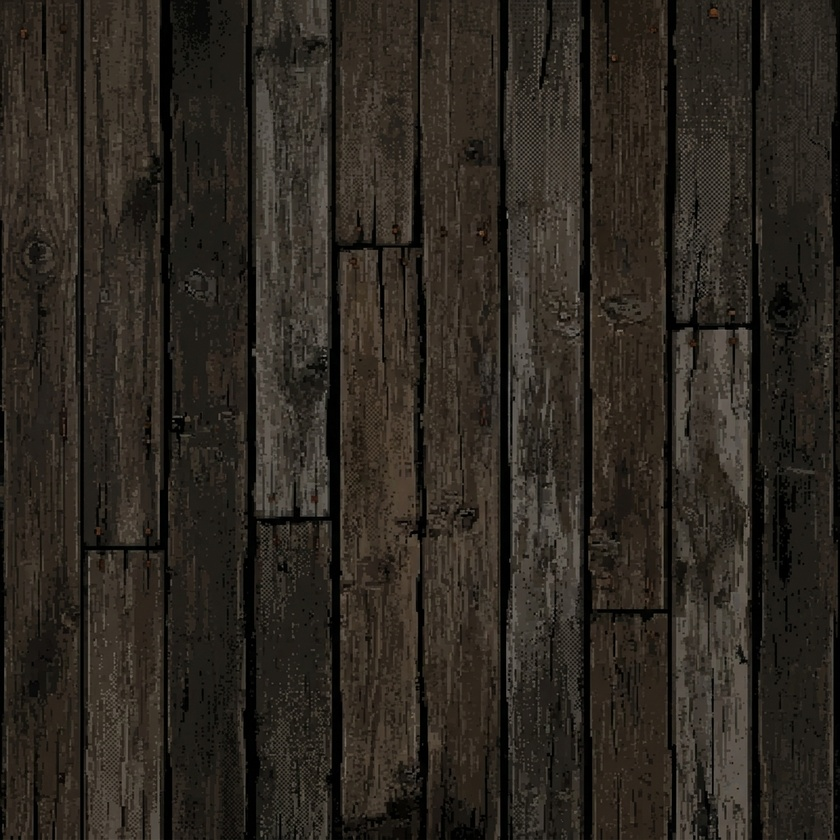
#> input picture pieces/sina-test/tex/attic.jpg, 840 x 840 px, shrunk from 1024 x 1024 before the run
$ python satkey.py ../../sina-test/tex/attic.jpg out.png
#> lines starting #> are read from the running program, lines starting #| are printed output that depends on the picture; after the words box and inside, x2 and y2 are one past the last pixel; in counts of white or black regions, pixels touching at a corner belong together
# satkey.py <in.jpg> <out.png>: keys out a saturated flat background (magenta, blue...) from a greyscale figure.
# Background = strongly coloured pixels (absolute chroma, so a near-black with a faint tint stays opaque) that are
# connected to the image border; every enclosed area stays opaque, so the figure never gets see-through patches.
import sys
import numpy as np
from PIL import Image, ImageFilter
from scipy import ndimage
im = np.asarray(Image.open(sys.argv[1]).convert('RGB')).astype(np.float32)
mx, mn = im.max(2), im.min(2)
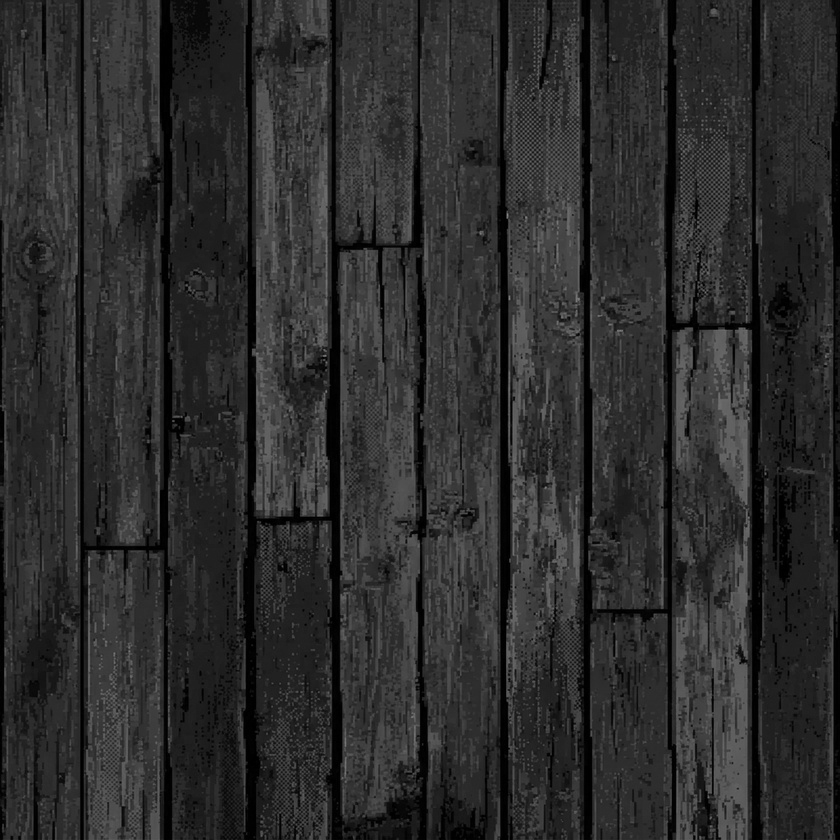
#> mx: shape (840, 840) float32; min 0, max 136, mean 44.6
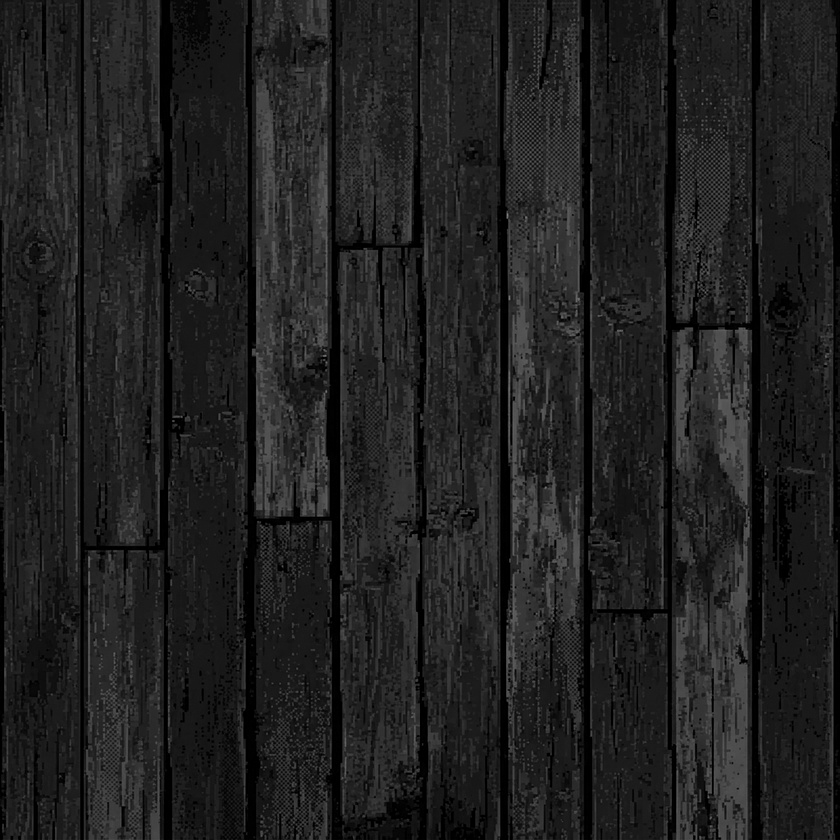
#> mn: shape (840, 840) float32; min 0, max 131, mean 32.2
bgc = (mx - mn) > 70                                           # clearly coloured
#> bgc: shape (840, 840) bool; every value is 0
lab, _ = ndimage.label(bgc)
#> lab: shape (840, 840) int32; every value is 0
edge = np.unique(np.concatenate([lab[0], lab[-1], lab[:, 0], lab[:, -1]]))
#> edge = [0]
bg = np.isin(lab, edge[edge > 0])
bg = ndimage.binary_dilation(bg, iterations=1)                 # eat the 1-px colour fringe
fig = ~bg
#> fig: shape (840, 840) bool; every value is 1
fig = ndimage.binary_fill_holes(fig)
fig = ndimage.binary_opening(fig, iterations=1)                # drop specks left in the background
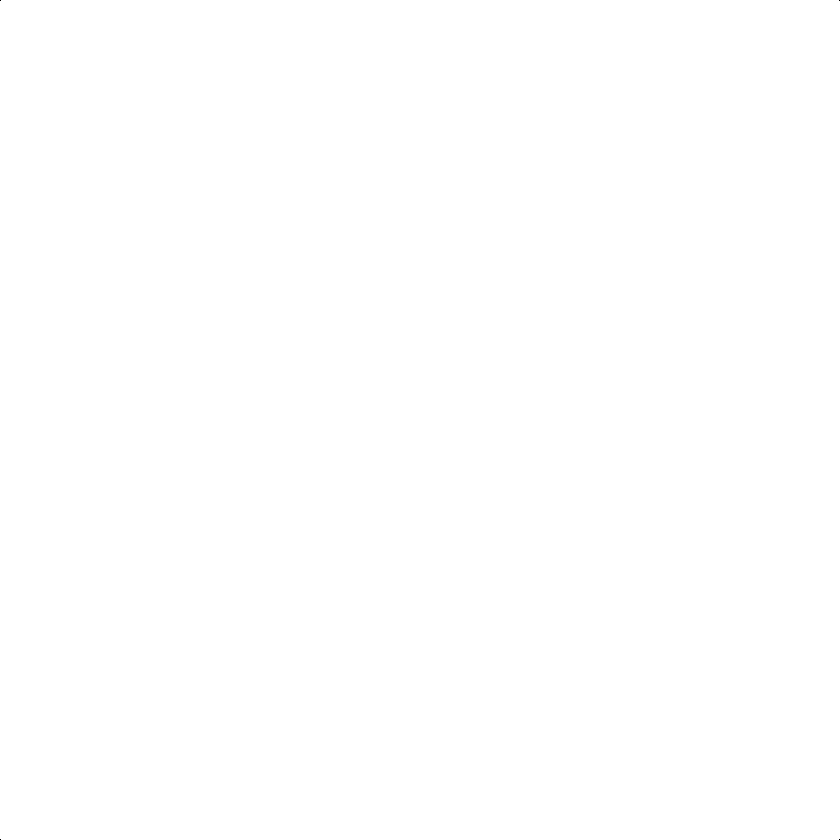
#> fig: shape (840, 840) bool; 100% white; black in thin lines or dots
a = fig.astype(np.float32)
#> a: shape (840, 840) float32; values 0 (black) and 1 (white), 100% white; black in thin lines or dots
grey = np.asarray(Image.fromarray(mn.astype(np.uint8)).filter(ImageFilter.MedianFilter(3))).astype(np.float32)
out = np.dstack([grey, grey, grey, a * 255]).astype(np.uint8)
img = Image.fromarray(out, 'RGBA'); img.save(sys.argv[2])
print(sys.argv[2], 'opaque %.1f%%' % (100 * a.mean()), 'bbox', img.getbbox())
#| out.png opaque 100.0% bbox (0, 0, 840, 840)

$ run again, on pieces/sina-test/tex/curtain.jpg
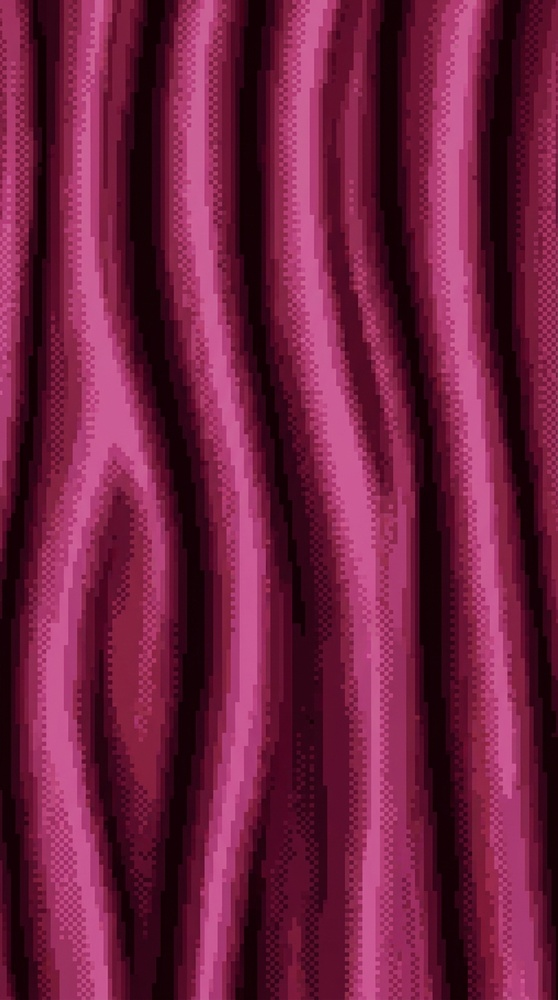
#> input picture pieces/sina-test/tex/curtain.jpg, 558 x 1000 px, shrunk from 768 x 1376 before the run
#> bgc: shape (1000, 558) bool; 67.9% white; 54 black regions (38 under 20 px), largest, box (x1, y1, x2, y2) and area: (90, 0, 215, 1000) 47604, (232, 0, 334, 1000) 40818, (369, 0, 480, 1000) 34924
#> `lab, _ = ndimage.label(bgc)`:
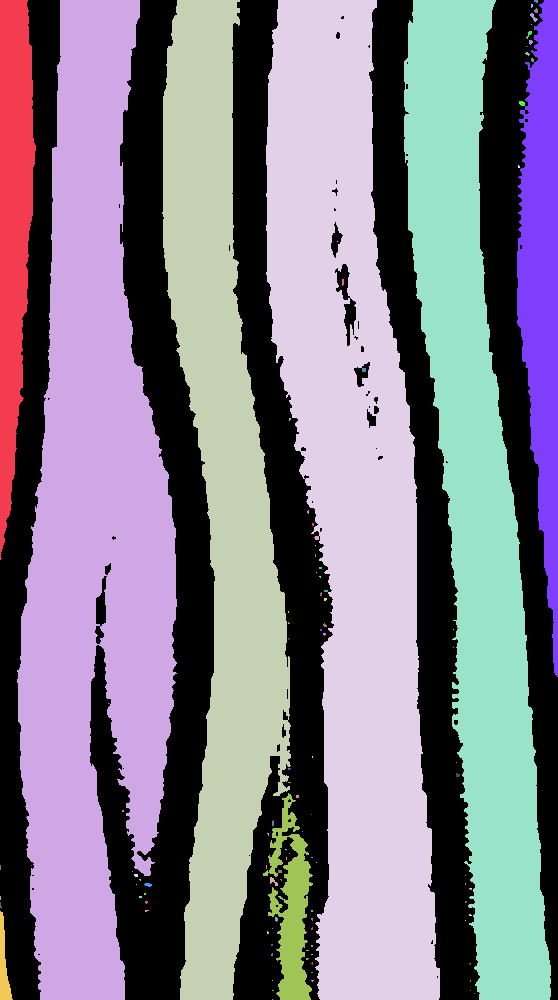
#> lab: shape (1000, 558) int32; 106 distinct labels, from 0 to 105; one colour per label, 0 black
#> edge = [0, 1, 2, 3, 4, 5, 6, 7, 48, 60, 75, 79, 82, 105]
#> a: shape (1000, 558) float32; values 0 (black) and 1 (white), 29.9% white; 21 white regions (5 under 20 px), largest, box (x1, y1, x2, y2) and area: (91, 0, 214, 1000) 44993, (370, 0, 479, 1000) 32748, (233, 0, 333, 1000) 31177
#> `grey = np.asarray(Image.fromarray(mn.astype(np.uint8)).filter(ImageFil..`:
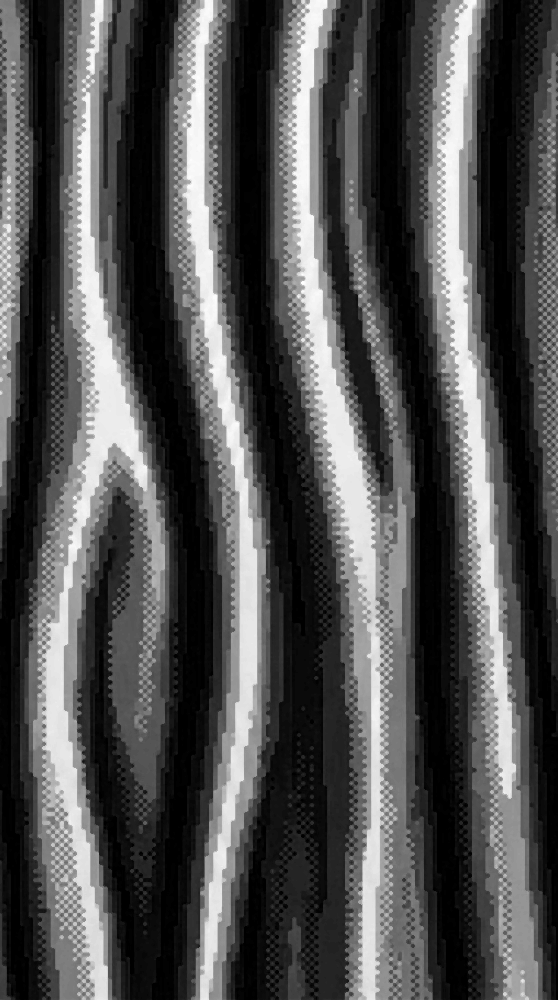
#> grey: shape (1000, 558) float32; min 0, max 99, mean 31.5; drawn with min black and max white
#| out.png opaque 29.9% bbox (0, 0, 558, 1000)
